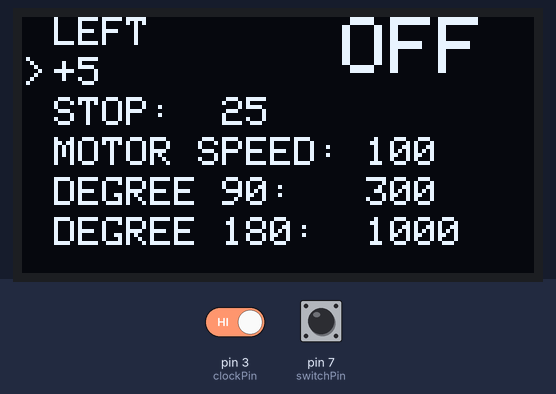
The sketch below on a simulated Arduino Uno, built with avr-gcc and run on an emulated ATmega328P. Shown: 128×64 one-colour display. The test bench sets the inputs (shaded band); at power-on: pin 3 (clockPin) HIGH, pin 7 (switchPin) HIGH.

Above: at 1.2 s.
1.3 s: pin 3 (clockPin) driven LOW
At 1.8 s:
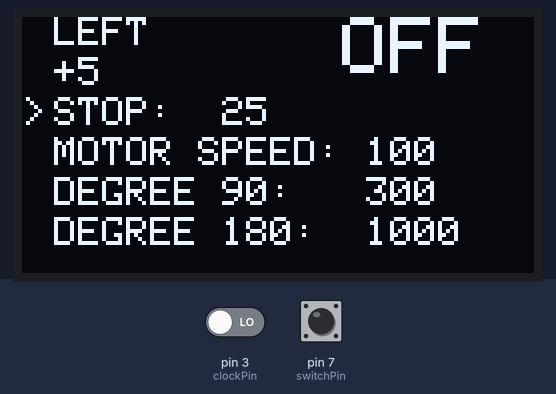
Timing chart, 0 to 4.3 s (numbered marks = the images above; inputs shaded):
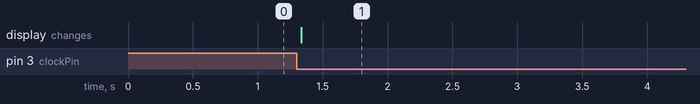

Measured:
- after the input at 1.3 s, the display: changes at once (image 1)

The sketch:

oledDisplayControlUsingRotaryEncoder.ino
```cpp
#include <Adafruit_GFX.h>
#include <Adafruit_GrayOLED.h>
#include <Adafruit_SPITFT.h>
#include <Adafruit_SPITFT_Macros.h>
#include <gfxfont.h>
#include <Adafruit_SH1106.h>
#include <Wire.h>
#include <SPI.h>
int switchPin=7;
int buttonState=0;
int buttonStateAlter=0;
unsigned int numberForArray=0;
unsigned int pwm=100;
unsigned int degree90=300;
unsigned degree180=1000;
int stopDistance=25;
int state=0;
int increaseMargin=5;
int direction=4;
const int clockPin=3;
const int dtPin=4;
int previousState;
int currentState;
int cursorPointingAt[5]={10,20,30,40,50};
Adafruit_SH1106 display(4);
void infoDisplay(){
  display.clearDisplay();
  display.setTextColor(WHITE);
  display.setTextSize(2);
  display.setCursor(80,0);
  switch (state){
    case 0:
    display.print("OFF");
    break;
    case 1:
    display.print("ON");
    break;
  }
  display.setTextSize(1);
  int yCord=cursorPointingAt[numberForArray];
  display.setCursor(0,yCord);
  display.print(">");
  display.setCursor(8,0);
  switch (direction){
    case 0:
    display.print("STOP");
    break;
    case 1:
    display.print("FORWARD");
    break;
    case 2:
    display.print("RIGHT");
    break;
    case 3:
    display.print("BACKWARD");
    break;
    case 4:
    display.print("LEFT");
    break;
  }
  display.setCursor(8,10);
  display.print("+");
  display.print(increaseMargin);
  display.setCursor(8,20);
  display.print("STOP:  ");
  display.print(stopDistance);
  display.setCursor(8,30);
  display.print("MOTOR SPEED: ");
  display.print(pwm);
  display.setCursor(8,40);
  display.print("DEGREE 90:   ");
  display.print(degree90);
  display.setCursor(8,50);
  display.print("DEGREE 180:  ");
  display.print(degree180);
  display.display();


}


void setup() {
  // put your setup code here, to run once:
  display.begin(SH1106_SWITCHCAPVCC, 0x3C);
  Serial.begin(9600);
  pinMode(switchPin,INPUT_PULLUP);
  pinMode(clockPin,INPUT);
  pinMode(dtPin,INPUT);
  infoDisplay();
  previousState=digitalRead(clockPin);
}

void loop() {

 currentState=digitalRead(clockPin);
  if(currentState!=previousState){
    if(digitalRead(dtPin)!=currentState){
      if(numberForArray<4){
        numberForArray++;
        infoDisplay();
      }
    }
    else if(digitalRead(dtPin)==currentState){
      if(numberForArray>0){
        numberForArray--;
        infoDisplay();
      }
    }
  }
  previousState=currentState;
if(digitalRead(switchPin)==1){
  buttonStateAlter=1;
}
if(digitalRead(switchPin)==0&buttonStateAlter==1){
  buttonState=1;
}

while(digitalRead(switchPin)==0){
  currentState=digitalRead(clockPin);
  if(currentState!=previousState){
    if(digitalRead(dtPin)!=currentState){
      increaseMargin++;
      infoDisplay();
    }
    else if(digitalRead(dtPin)==currentState){
      increaseMargin--;
      infoDisplay();
    }
   previousState=currentState;
  }
  infoDisplay();
}
}
```
